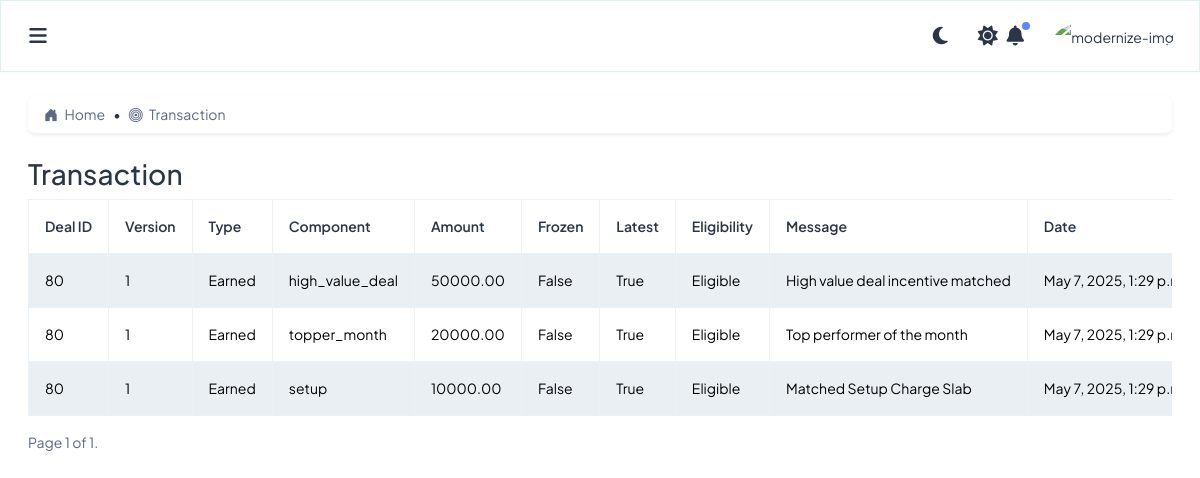
/transaction/, run on the app's committed database.
### incentives/models.py (models this page shows, shortened)
class AuditMixin(models.Model):
    created_by = models.CharField(max_length=100, null=True, blank=True)
    updated_by = models.CharField(max_length=100, null=True, blank=True)
    created_at = models.DateTimeField(default=timezone.now)
    updated_at = models.DateTimeField(auto_now=True)
    class Meta:
        abstract = True

class Transaction(AuditMixin):
    DEAL_TYPE_CHOICES = [
        ('Earned', 'Earned'),
        ('To Recover', 'To Recover'),
    ]
    ELIGIBILITY_STATUS_CHOICES = [
        ('Pending', 'Pending'),
        ('Eligible', 'Eligible'),
        ('Not Eligible', 'Not Eligible'),
    ]
    TRANSACTION_COMPONENT_CHOICES = [
        ('setup', 'Setup'),
        ('new_market', 'New Market'),
        ('topper_month', 'Topper of the Month'),
        ('single_high', 'Single High Value'),
    ]
    deal_id = models.CharField(max_length=255)
    version = models.PositiveIntegerField(default=1)
    transaction_type = models.CharField(max_length=50, choices=DEAL_TYPE_CHOICES)
    incentive_component_type = models.CharField(max_length=100, choices=TRANSACTION_COMPONENT_CHOICES)
    amount = models.DecimalField(max_digits=10, decimal_places=2, default=0)
    freeze = models.BooleanField(default=False)
    is_latest = models.BooleanField(default=True)
    eligibility_status = models.CharField(max_length=50, choices=ELIGIBILITY_STATUS_CHOICES, default='Pending')
    eligibility_message = models.CharField(max_length=50, blank=True, null=True)
    transaction_date = models.DateTimeField(auto_now_add=True)
    notes = models.TextField(blank=True, null=True)
    class Meta:
        verbose_name = 'Transaction'
        verbose_name_plural = 'Transactions'
        ordering = ['-transaction_date']

### incentives/views.py (the view)
# urls.py: path('transaction/', views.transaction, name='transaction'),
def transaction(request):
    transactions = Transaction.objects.all().order_by('-transaction_date')  # or '-created_at'
    paginator = Paginator(transactions, 10)  # 10 per page
    page_number = request.GET.get('page')
    page_obj = paginator.get_page(page_number)
    return render(request, 'owner/reports/transaction.html', {
        'page_obj': page_obj,
    })

### incentives/templatetags/permissions_tags.py (called while the page is built)
@register.filter
def has_any_permission(permissions, value):
    try:
        module, action = [s.strip() for s in value.split(",")]
        return permissions.get((module, action), False)
    except ValueError:
        return False

### incentives/templates/owner/reports/transaction.html (shortened to what this page needs)
{% extends 'layouts/layout.html' %}
{% load static %}  {% load permissions_tags %}
{% load form_filters %}
{% block content %}
  <div class="card mb-4 shadow-sm">
    <div class="card-body py-2 px-3">
      <nav aria-label="breadcrumb">
        <ol class="breadcrumb mb-0">
          <li class="breadcrumb-item">
            <a href="{% url 'admin_dashboard' %}" class="text-decoration-none text-primary">
              <i class="bi bi-house-door-fill me-1"></i> Home
            </a>
          </li>
          <li class="breadcrumb-item active" aria-current="page">
            <i class="bi bi-bullseye me-1"></i> Transaction
          </li>
        </ol>
      </nav>
    </div>
  </div>
  <h2>Transaction</h2>
  <div class="table-responsive">
    <table id="zero_config" class="table table-striped table-bordered text-nowrap align-middle">
      <thead>
        <tr>
          <th>Deal ID</th>
          <th>Version</th>
          <th>Type</th>
          <th>Component</th>
          <th>Amount</th>
          <th>Frozen</th>
          <th>Latest</th>
          <th>Eligibility</th>
          <th>Message</th>
          <th>Date</th>
        </tr>
      </thead>
      <tbody>
        {% for txn in page_obj %}
        <tr>
          <td>{{ txn.deal_id }}</td>
          <td>{{ txn.version }}</td>
          <td>{{ txn.transaction_type }}</td>
          <td>{{ txn.incentive_component_type }}</td>
          <td>{{ txn.amount }}</td>
          <td>{{ txn.freeze }}</td>
          <td>{{ txn.is_latest }}</td>
          <td>{{ txn.eligibility_status }}</td>
          <td>{{ txn.eligibility_message }}</td>
          <td>{{ txn.transaction_date }}</td>
        </tr>
        {% empty %}
        <tr>
          <td colspan="11" class="text-center">No Transaction found.</td>
        </tr>
        {% endfor %}
      </tbody>
    </table>
  </div>
  <div class="pagination">
    <span class="step-links">
      <span class="current">
        Page {{ page_obj.number }} of {{ page_obj.paginator.num_pages }}.
      </span>
    </span>
  </div>
  <link rel="stylesheet" href="https://cdn.datatables.net/1.13.6/css/dataTables.bootstrap5.min.css">
{% endblock %}

### incentives/static/css/main.css (style rules this page uses)
:root { --theme-color: #02385c; --secondary-color:#017d91; --text-color: #ffffffba; --shadow-color:#017d911f; }
.text-primary { --bs-text-opacity: 1; color: rgba(var(--theme-color), var(--bs-text-opacity)) !important; }

### data on the page
Transaction: deal_id "80", version "1", transaction_type "Earned", incentive_component_type "high_value_deal", amount "50000.00", freeze "False", is_latest "True", eligibility_status "Eligible", eligibility_message "High value deal incentive matched", transaction_date "May 7, 2025, 1:29…"
Transaction: deal_id "80", version "1", transaction_type "Earned", incentive_component_type "topper_month", amount "20000.00", freeze "False", is_latest "True", eligibility_status "Eligible", eligibility_message "Top performer of the month", transaction_date "May 7, 2025, 1:29…"
Transaction: deal_id "80", version "1", transaction_type "Earned", incentive_component_type "setup", amount "10000.00", freeze "False", is_latest "True", eligibility_status "Eligible", eligibility_message "Matched Setup Charge Slab", transaction_date "May 7, 2025, 1:29…"

### other printed values
{{ page_obj.number }} "1"
{{ page_obj.paginator.num_pages }} "1"
